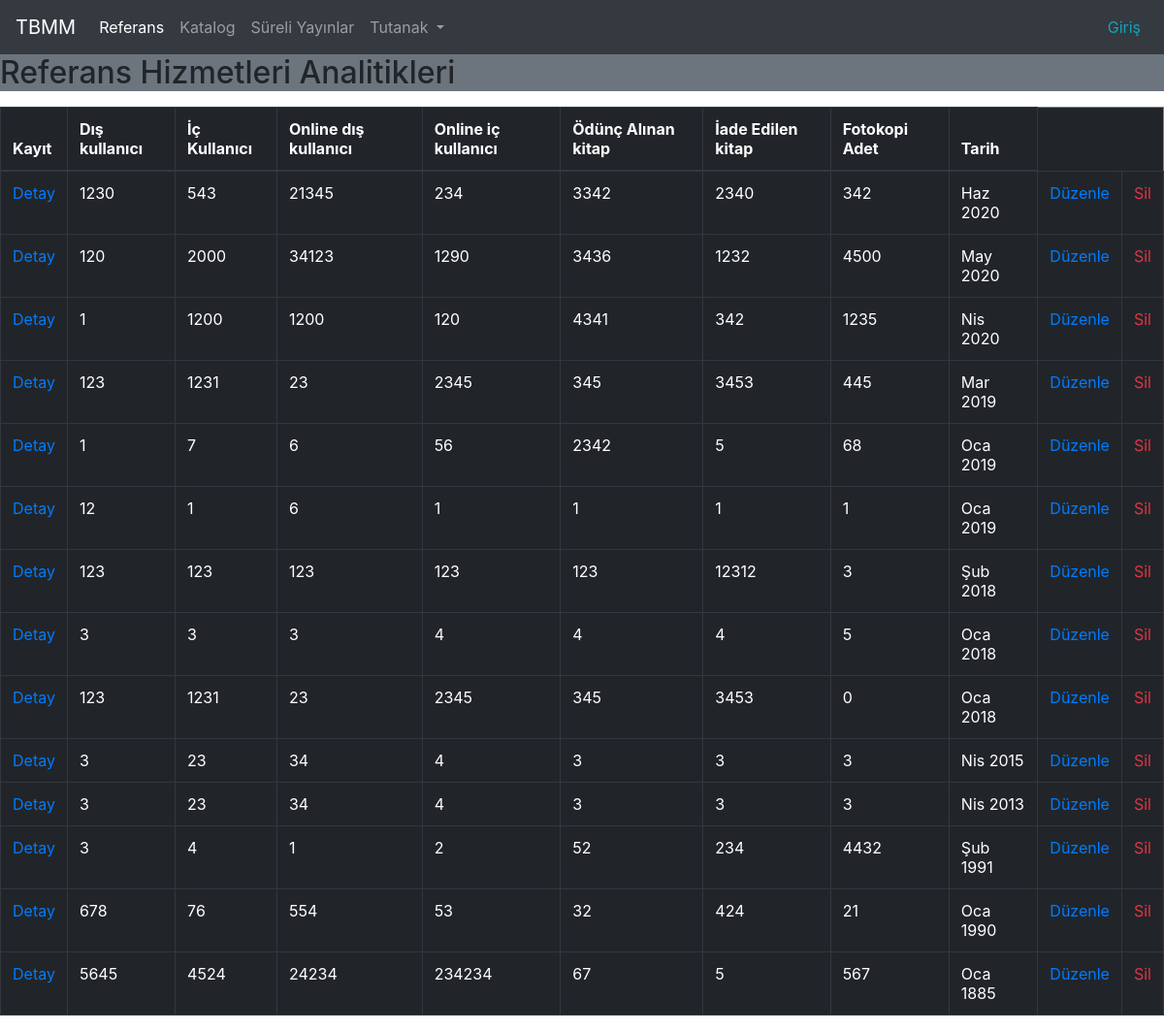
/referans/, run on an earlier commit of the app's database.
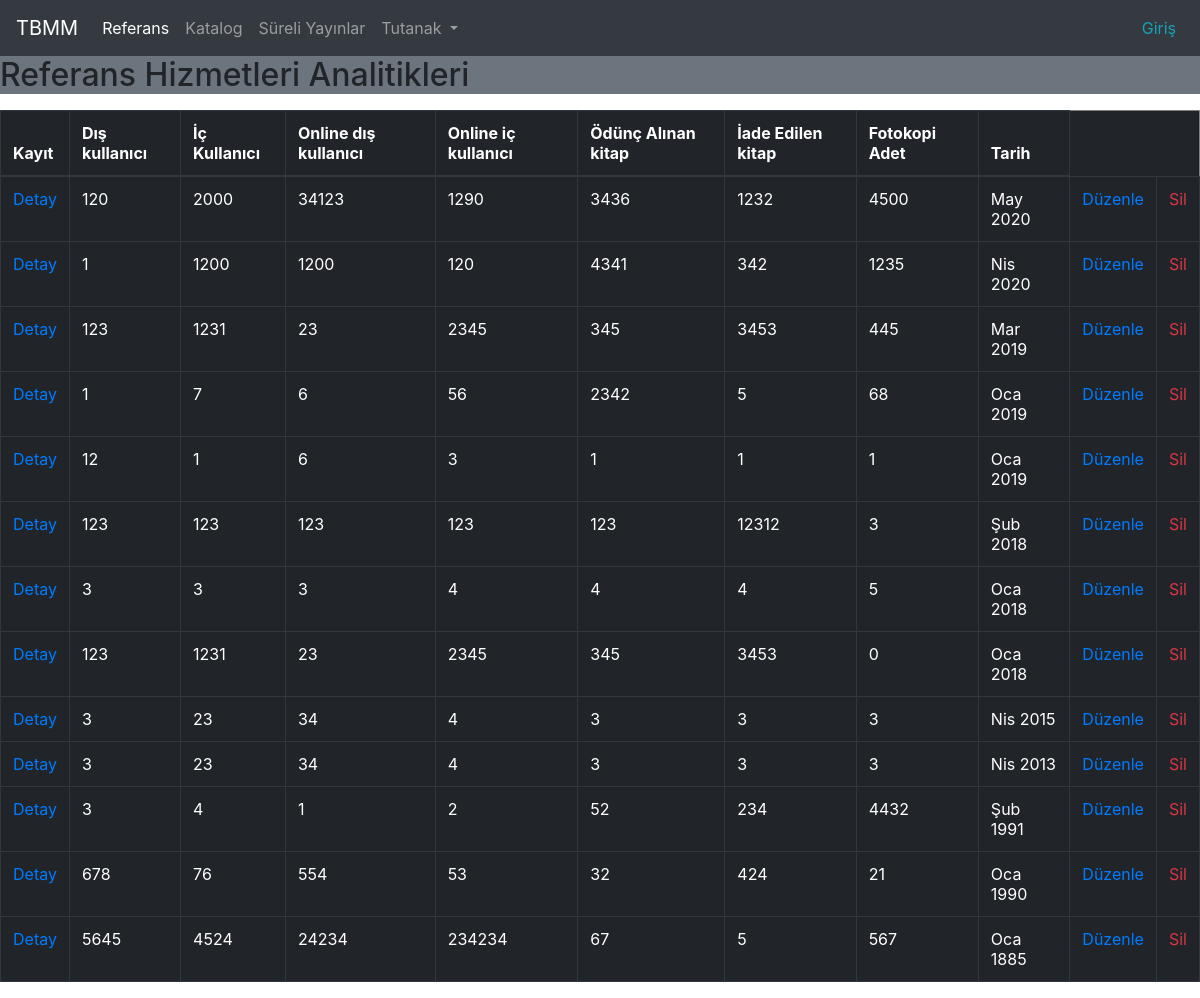
And on a later commit of the database.
### cockpit/models.py (models this page shows, shortened)
class ReferenceServiceAnalytic(models.Model):
    user_from_out = models.IntegerField(default=0, verbose_name="Dışarıdan gelen kullanıcı sayısı")
    user_from_inside = models.IntegerField(default=0)
    online_user_outside = models.IntegerField(default=0)
    online_user_inside = models.IntegerField(default=0)
    borrowed_books = models.IntegerField(default=0)
    retired_books = models.IntegerField(default=0)
    photocopy = models.IntegerField(default=0)
    record_date = models.DateTimeField()
    date = models.DateField()

### cockpit/views.py (the view)
# urls.py: path('referans/', views.index, name='reference_index'),
def index(request):
    latest_data_list = ReferenceServiceAnalytic.objects.order_by('-record_date')
    data = serialize('json', ReferenceServiceAnalytic.objects.all())
    context = { 'latest_data_list'  : latest_data_list,
                'modul_baslik'      :"Referans Hizmetleri Analitikleri",
                'data'              : data}
    return render(request, 'cockpit/index.html', context)

### cockpit/templates/cockpit/index.html (shortened to what this page needs)
{% include 'cockpit/header.html' %} {% load static %}
{% if latest_data_list %}
<table class="table table-dark" border="1">
  <thead class="">
    <div class="ml-2">
    <th scope="col">Kayıt</th>
    <th scope="col">Dış kullanıcı</th>
    <th scope="col">İç Kullanıcı</th>
    <th>Online dış kullanıcı</th>
    <th>Online iç kullanıcı</th>
    <th>Ödünç Alınan kitap</th>
    <th>İade Edilen kitap</th>
    <th>Fotokopi Adet</th>
    <th>Tarih</th>
  </div>
  </thead>
  <tbody>
    <ul>
      {% for data in latest_data_list %}
      <tr>
        <td><a href="/referans/{{ data.id }}">Detay</a></td>
        <td>{{data.user_from_out}}</td>
        <td>{{data.user_from_inside}}</td>
        <td>{{data.online_user_outside}}</td>
        <td>{{data.online_user_inside}}</td>
        <td>{{data.borrowed_books}}</td>
        <td>{{data.retired_books}}</td>
        <td>{{data.photocopy}}</td>
        <td>{{data.record_date|date:"M Y"}}</td>
        <td><a href="{% url 'edit_reference' data.pk %}">Düzenle</a></td>
        <td><a class="text-danger" href="{% url 'edit_reference' data.pk%}?sil=True">Sil</a></td>
      </tr>
      {% endfor %}
    </ul>
  </tbody>
</table>
{% else %}
<p>No data is available.</p>
{% endif %} {% include 'cockpit/footer.html' %}

What changed in the data, as far as the page shows it:
removed ReferenceServiceAnalytic: user_from_out "1230", user_from_inside "543", online_user_outside "21345", online_user_inside "234", borrowed_books "3342", retired_books "2340", photocopy "342", record_date "Haz 2020"
changed ReferenceServiceAnalytic (number 5 of 13 on the later page): online_user_inside "1" → "3"
